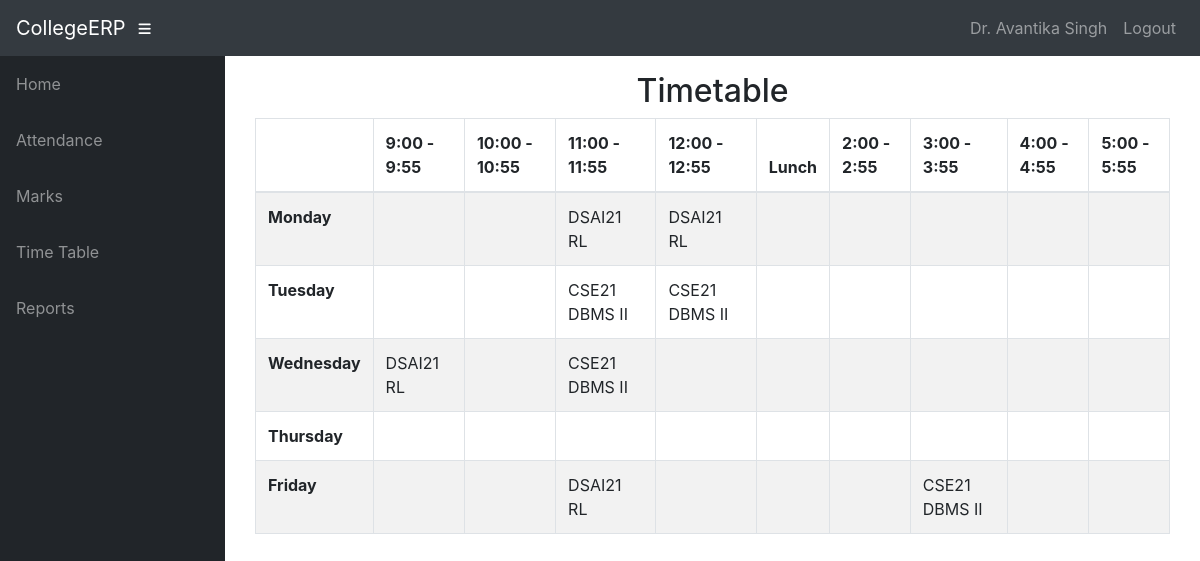
Page /info/teacher/as/t_timetable/ (signed in) on the committed database.
### info/models.py (models this page shows, shortened)
class User(AbstractUser):
    @property
    def is_student(self):
        if hasattr(self, 'student'):
            return True
        return False
    @property
    def is_teacher(self):
        if hasattr(self, 'teacher'):
            return True
        return False

class Teacher(models.Model):
    user = models.OneToOneField(User, on_delete=models.CASCADE, null=True)
    id = models.CharField(primary_key=True, max_length=100)
    dept = models.ForeignKey(Dept, on_delete=models.CASCADE, default=1)
    name = models.CharField(max_length=100)
    sex = models.CharField(max_length=50, choices=sex_choice, default='Male')
    DOB = models.DateField(default='1980-01-01')

class AssignTime(models.Model):
    assign = models.ForeignKey(Assign, on_delete=models.CASCADE)
    period = models.CharField(max_length=50, choices=time_slots, default='11:00 - 11:50')
    day = models.CharField(max_length=15, choices=DAYS_OF_WEEK)

class Assign(models.Model):
    class_id = models.ForeignKey(Class, on_delete=models.CASCADE)
    course = models.ForeignKey(Course, on_delete=models.CASCADE)
    teacher = models.ForeignKey(Teacher, on_delete=models.CASCADE)
    class Meta:
        unique_together = (('course', 'class_id', 'teacher'),)

class Course(models.Model):
    dept = models.ForeignKey(Dept, on_delete=models.CASCADE)
    id = models.CharField(primary_key='True', max_length=50)
    name = models.CharField(max_length=50)
    shortname = models.CharField(max_length=50, default='X')

### info/views.py (the view)
# urls.py: path('teacher/<slug:teacher_id>/t_timetable/',
@login_required()
def t_timetable(request, teacher_id):
    asst = AssignTime.objects.filter(assign__teacher_id=teacher_id)
    class_matrix = [[True for i in range(10)] for j in range(5)]
    for i, d in enumerate(DAYS_OF_WEEK):
        t = 0
        for j in range(10):
            if j == 0:
                class_matrix[i][0] = d[0]
                continue
            if j == 5:
                continue
            try:
                a = asst.get(period=time_slots[t][0], day=d[0])
                class_matrix[i][j] = a
            except AssignTime.DoesNotExist:
                pass
            t += 1
    context = {
        'class_matrix': class_matrix,
    }
    return render(request, 'info/t_timetable.html', context)

### info/templates/info/t_timetable.html
{% extends 'info/base.html' %}
    {% block content %}
    <div class="container">
        <div class="container">
            <div class="row">
                <div class="col-md-12">
                    <h2 class="text-center">
                        Timetable
                    </h2>
                </div>
                <div id="no-more-tables">
                     <div class="table-responsive">
                        <table class="col-sm-12 table table-bordered table-striped table- cf " id="dataTable" width="100%" cellspacing="0">
                            <thead class="cf">
                                <tr>
                                    <th>      </th>
                                <th>9:00 - 9:55</th>
                                <th>10:00 - 10:55</th>
                                <th>11:00 - 11:55</th>
                                <th>12:00 - 12:55</th>
                                <th>Lunch</th>
                                <th>2:00 - 2:55</th>
                                <th>3:00 - 3:55</th>
                                <th>4:00 - 4:55</th>
                                <th>5:00 - 5:55</th>
                                </tr>
                            </thead>
                            <tbody>
                                {% for i in class_matrix %}
                                <tr>
                                    {% for j in i %}
                                        {% if forloop.counter == 1 %}
                                            <td><b>{{ j }}</b></td>
                                        {% elif j == True %}
                                            <td></td>
                                        {% else %}
                                            <td>{{ j.assign.class_id_id }} {{ j.assign.course.shortname }}
                                            </td>
                                        {% endif %}
                                    {% endfor %}
                                </tr>
                                {% endfor %}
                            </tbody>
                        </table>
                     </div>
                </div>
            </div>
        </div>
    </div>
    {% endblock %}

### info/templates/info/base.html (shortened to what this page needs)
<!DOCTYPE html>
<html lang="en">
  <head>
      {% load static %}
    <link href="{% static '/info/bootstrap/vendor/bootstrap/css/bootstrap.min.css' %}" rel="stylesheet">
    <link href="{% static '/info/bootstrap/vendor/fontawesome-free/css/all.min.css' %}" rel="stylesheet" type="text/css">
    <link href="{% static '/info/bootstrap/vendor/datatables/dataTables.bootstrap4.css' %}" rel="stylesheet">
    <link href="{% static '/info/bootstrap/css/sb-admin.css' %}" rel="stylesheet">
  </head>
  <body id="page-top">
    <nav class="navbar navbar-expand navbar-dark bg-dark static-top">
      <a class="navbar-brand mr-1" href="{% url 'index' %}">CollegeERP</a>
      <button class="btn btn-link btn-sm text-white order-1 order-sm-0" id="sidebarToggle" href="#">
        <i class="fas fa-bars"></i>
      </button>
        <div class="collapse navbar-collapse" id="navbarResponsive">
          <ul class="navbar-nav ml-auto">
            <li class="nav-item">
                {% if request.user.is_student %}
                    <a class="nav-link text-capitalize">{{ request.user.student.name }}</a>
                {% elif request.user.is_teacher %}
                    <a class="nav-link text-capitalize">{{ request.user.teacher.name }}</a>
                {% endif %}
            </li>
            <li class="nav-item">
                <a class="nav-link" href="#" data-toggle="modal" data-target="#logoutModal">Logout</a>
            </li>
          </ul>
        </div>
    </nav>
    <div id="wrapper">
      <ul class="sidebar navbar-nav">
            <li class="nav-item">
              <a class="nav-link" href="{% url 'index' %}">
                <span>Home</span>
              </a>
            </li>
        {% if request.user.is_student %}
            <li class="nav-item">
              <a class="nav-link" href="{% url 'attendance' request.user.student.USN %}">
                <span>Attendance</span>
              </a>
            </li>
            <li class="nav-item">
              <a class="nav-link" href="{% url 'attendance' request.user.student.USN %}">
                <span>Attendance By Subject</span>
              </a>
            </li>
            <li class="nav-item">
              <a class="nav-link" href="{% url 'marks_list' request.user.student.USN %}">
                <span>Marks</span>
              </a>
            </li>
              <li class="nav-item">
              <a class="nav-link" href="{% url 'timetable' request.user.student.class_id_id %}">
                <span>Time Table</span>
              </a>
            </li>
        {% elif request.user.is_teacher %}
            <li class="nav-item">
              <a class="nav-link" href="{% url 't_clas' request.user.teacher.id 1 %}">
                <span>Attendance</span>
              </a>
            </li>
            <li class="nav-item">
              <a class="nav-link" href="{% url 't_clas' request.user.teacher.id 2 %}">
                <span>Marks</span>
              </a>
            </li>
              <li class="nav-item">
              <a class="nav-link" href="{% url 't_timetable' request.user.teacher.id %}">
                <span>Time Table</span>
              </a>
            </li>
            <li class="nav-item">
              <a class="nav-link" href="{% url 't_clas' request.user.teacher.id 3 %}">
                <span>Reports</span>
              </a>
            </li>
        {% endif %}
      </ul>
      <div id="content-wrapper">
        <div class="container-fluid">
            {% block content %}
            {% endblock %}
        </div>
      </div>
    </div>
  </body>
</html>

### rows in the picture
User: user.teacher.name "Dr. Avantika Singh"
AssignTime: i "Monday", assign.class_id_id "DSAI21", assign.course.shortname "RL"
AssignTime: assign.class_id_id "DSAI21", assign.course.shortname "RL"
AssignTime: i "Tuesday", assign.class_id_id "CSE21", assign.course.shortname "DBMS II"
AssignTime: assign.class_id_id "CSE21", assign.course.shortname "DBMS II"
AssignTime: i "Wednesday", assign.class_id_id "DSAI21", assign.course.shortname "RL"
AssignTime: assign.class_id_id "CSE21", assign.course.shortname "DBMS II"
AssignTime: i "Friday", assign.class_id_id "DSAI21", assign.course.shortname "RL"
AssignTime: assign.class_id_id "CSE21", assign.course.shortname "DBMS II"

### other values in the picture
{{ j }} "Thursday"
